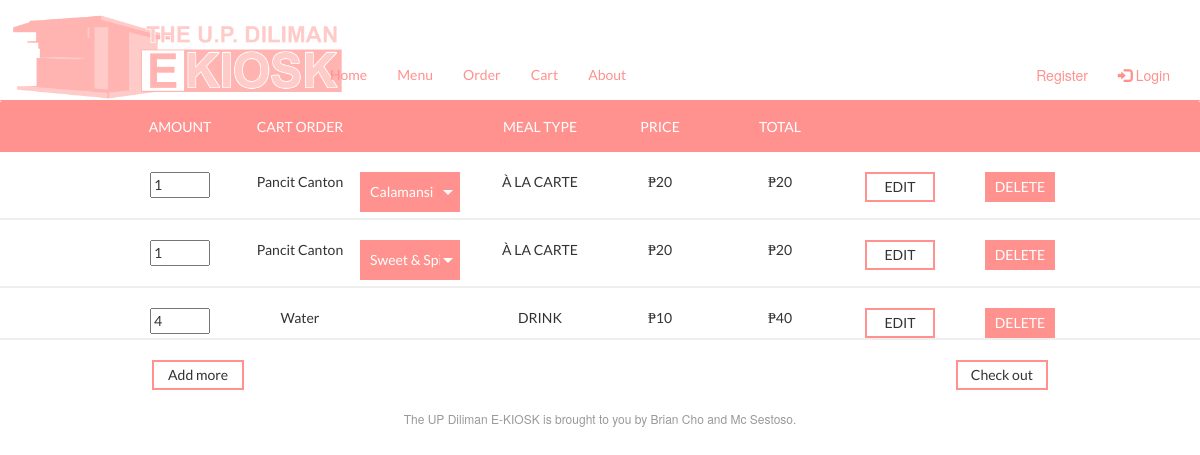
Page /cart/ on the committed database.
### tables this page shows
CREATE TABLE "cart" (
	"cart_id"	INTEGER NOT NULL UNIQUE,
	"user_id"	INTEGER NOT NULL,
	"user"	TEXT NOT NULL,
	"meals_type"	TEXT NOT NULL,
	"alacarte_type"	TEXT NOT NULL,
	"drinks_type"	TEXT NOT NULL,
	"amount"	INTEGER NOT NULL,
	"price"	INTEGER NOT NULL,
	"total_amount"	INTEGER NOT NULL,
	"flavors_type"	TEXT,
	"sauces_type"	TEXT,
	PRIMARY KEY("cart_id" AUTOINCREMENT)
);

### app.py (the view)
@app.route('/cart/',)
def cart():
    usercart = select_dict_cart()
    loginuser = select_dict_user()
    totalprice = 0
    for userdata in usercart:
        totalprice += int(userdata['total_amount'])
    for users in loginuser:
        if 'user' not in session:
            if 'guest' in users['username']:
                username = users['username']
                user_id = users['user_id']
        elif 'user' in session:
            if users['username'] == session['user']:
                users['username']
                username = users['username']
                user_id = users['user_id']
    cartchecker = any(usercart)
    return render_template('cart.html', loginuser=loginuser, usercart=usercart, cartchecker=cartchecker, totalprice=totalprice,username=username,user_id=user_id)

### data.py (called while the page is built)
def connect_db(path):
    conn = sqlite3.connect(path)
    conn.row_factory = sqlite3.Row
    return (conn, conn.cursor())

def select_dict_user():
    conn, cur = connect_db(db_path)
    query = 'SELECT * FROM user'
    results = cur.execute(query,).fetchall()
    return results

def select_dict_cart():
    conn, cur = connect_db(db_path)
    query = 'SELECT * FROM cart'
    results = cur.execute(query, ()).fetchall()
    conn.close()
    return results

### templates/cart.html (shortened to what this page needs)
{% extends 'base.html' %}
{% block content %}
{% if cartchecker == True %}
<div class="container1">
	<div class="table">
		<div class="table-header">
			<div class="header__item"><h16></h16></div>
			<div class="header__item"><h16>AMOUNT</h16></div>
			<div class="header__item"><h16>CART ORDER</h16></div>
			<div class="header__item"><h16></h16></div>
			<div class="header__item"><h16>MEAL TYPE</h16></div>
			<div class="header__item"><h16>PRICE</h16></div>
            <div class="header__item"><h16>TOTAL</h16></div>
            <div class="header__item"><h16></h16></div>
            <div class="header__item"><h16></h16></div>
            <div class="header__item"><h16></h16></div>
		</div>
{% for userdata in usercart %}
    <form action="{{ url_for('edit') }}" method="post">
		<div class="table-content">
                <br><div class="table-row" style="border-bottom: 2px solid #eee;">
				<div class="table-data"><input class="hidden" id="cart_id" name="cart_id" value="{{ userdata.cart_id }}" readonly>
                </div>
                <div class="table-data"><input style="width:60px" type="number" id="alacarte_amount" name="alacarte_amount" value="{{ userdata.amount }}">
                </div>
                {% if userdata.alacarte_type == 'NULL' %}
				<div class="table-data">{{ userdata.drinks_type|title }}</div>
                {% elif userdata.drinks_type == 'NULL' %}
				<div class="table-data">{{ userdata.alacarte_type|title }}</div>
                {% endif %}
                <div class="table-data">
                {% if userdata.flavors_type == 'NULL' %}
                    <input class="hidden" id="fl_type" name="alacarte_flavor" value="{{ userdata.flavors_type }}" readonly>
                {% else %}
                    <select name="alacarte_flavor" id="fl_type" style="width: 100px;margin-bottom:5%;">
                        {% if userdata.flavors_type == 'calamansi' %}
                        <option value="calamansi" selected>Calamansi</option>
                        {% else %}
                        <option value="calamansi">Calamansi</option>
                        {% endif %}
                        {% if userdata.flavors_type == 'sweet & spicy' %}
                        <option value="sweet & spicy" selected>Sweet & Spicy</option>
                        {% else %}
                        <option value="sweet & spicy">Sweet & Spicy</option>
                        {% endif %}
                    </select>
                {% endif %}
                </div>
				<div class="table-data">
                    {% if userdata.meals_type == 'combomeals' %}
                        <input class="hidden" name="meals_type" value="{{ userdata.meals_type }}" readonly>
                        COMBO MEAL
                    {% elif userdata.meals_type == 'alacarte' %}
                        À LA CARTE
                    {% elif userdata.meals_type == 'drinks' %}
                        DRINK
                    {% endif %}
                </div>
				<div class="table-data"><input type="hidden" id="price" name="price" value="{{ userdata.price }}" readonly>
                    ₱{{ userdata.price }}</div>
                <div class="table-data">
                    ₱{{ userdata.total_amount }}
                </div>
                <div class="table-data"><input class="custom-btn btn-11" type="submit" value="EDIT" name="action">
                </div>
    </form>
                <div class="table-data">
                    <form action ="{{ url_for('delete', cart_id=userdata.cart_id) }}" method="post">
                        <input class="custom-btn btn-11" type="submit" value="DELETE" name="action"
                        style="font-family:'Lato';background-color:#ff928e;color:white;">
                    </form>
                </div>
                <div class="table-data">
                </div>
			    </div>
		</div>
{% endfor %}
<div class="col-sm-4" style="display:inline">
    <form action="/menu">
        <input class="custom-btn btn-11" type="submit" value="Add more" name="action"
        style="margin-left:37%;width:25%;">
    </form>
    </div>
<div class="col-sm-4" style="display:inline;text-align:right;">
</div>
<div class="col-sm-4" style="display:inline;text-align:right;">
    <form action="{{ url_for('checkout', user_id=user_id, users=username) }}" method="post">
        <input class="custom-btn btn-11" type="submit" name="CHECK OUT" value="Check out"
       style="margin-right:37%;width:25%;">
    </form>
</div>
{% endif %}
{% endblock %}

### templates/cart.html (style rules this page uses)
*, *:before, *:after { box-sizing:border-box; }
.custom-btn { width: 70px; height: 30px; padding: 0px 0px; border: 2px solid #ff928e; font-family: 'Lato', sans-serif; font-weight: 500; background: transparent; cursor: pointer; transition: all 0.3s ease; display: inline-block; }
.btn-11 { overflow: hidden; transition: all 0.3s ease; }
.btn-11:before { content: ''; display: inline-block; top: -180px; left: 0; width: 30px; height: 100%; background-color: #fff; animation: shiny-btn1 3s ease-in-out infinite; }
.container1 { max-width: 100%; margin-right:auto; margin-left:auto; display:absolute; align-items:center; min-height:; font-family: 'Lato'; }
.table { width:100%; border:1px solid $color-form-highlight; }
.table-header { display:flex; height:50px; width:100%; background:#ff928e; padding:($half-spacing-unit * 1.5) 0; }
.table-data, .header__item { flex: 1 1 20%; text-align:center; }
.header__item { text-transform:uppercase; }
select { -webkit-appearance: none; -moz-appearance: none; background: transparent; background-color: #ff928e; background-repeat: no-repeat; background-position-x: 100%; background-position-y: 50%; border: 0px solid #ff928e; border-radius: 0px; margin-right: 2rem; color:white; padding: 10px; outline: none; padding-right: 2rem; active-color:white; font-family: 'Lato'; }
select option { color: #ff928e; background-color: white; font-weight: 900; }

### rows in the picture
cart: alacarte_amount "1", alacarte_type "Pancit Canton", alacarte_flavor "Calamansi", price "20", total_amount "20"
cart: alacarte_amount "1", alacarte_type "Pancit Canton", alacarte_flavor "Sweet & Spicy", price "20", total_amount "20"
cart: alacarte_amount "4", drinks_type "Water", price "10", total_amount "40"
